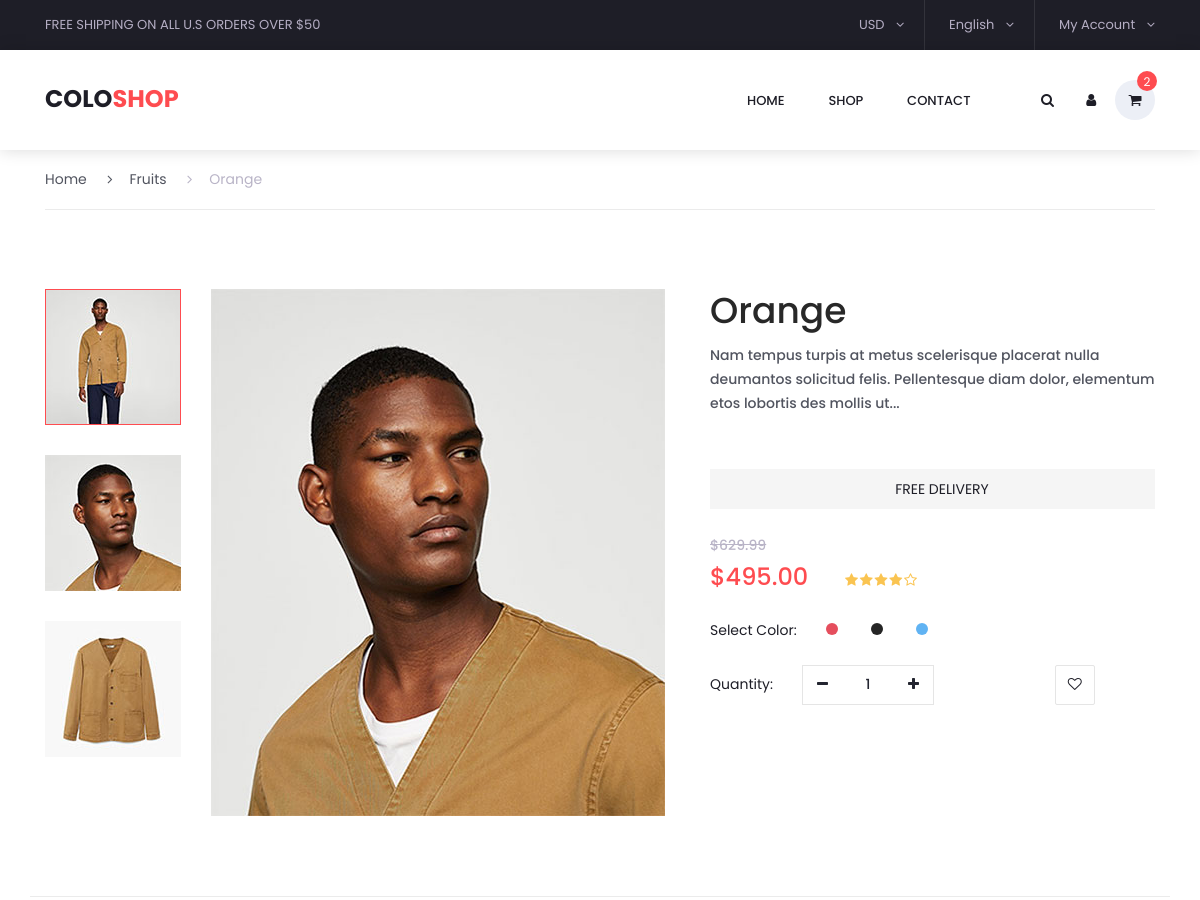
/shopsingle/1/ (upper part), run on an earlier commit of the app's database.
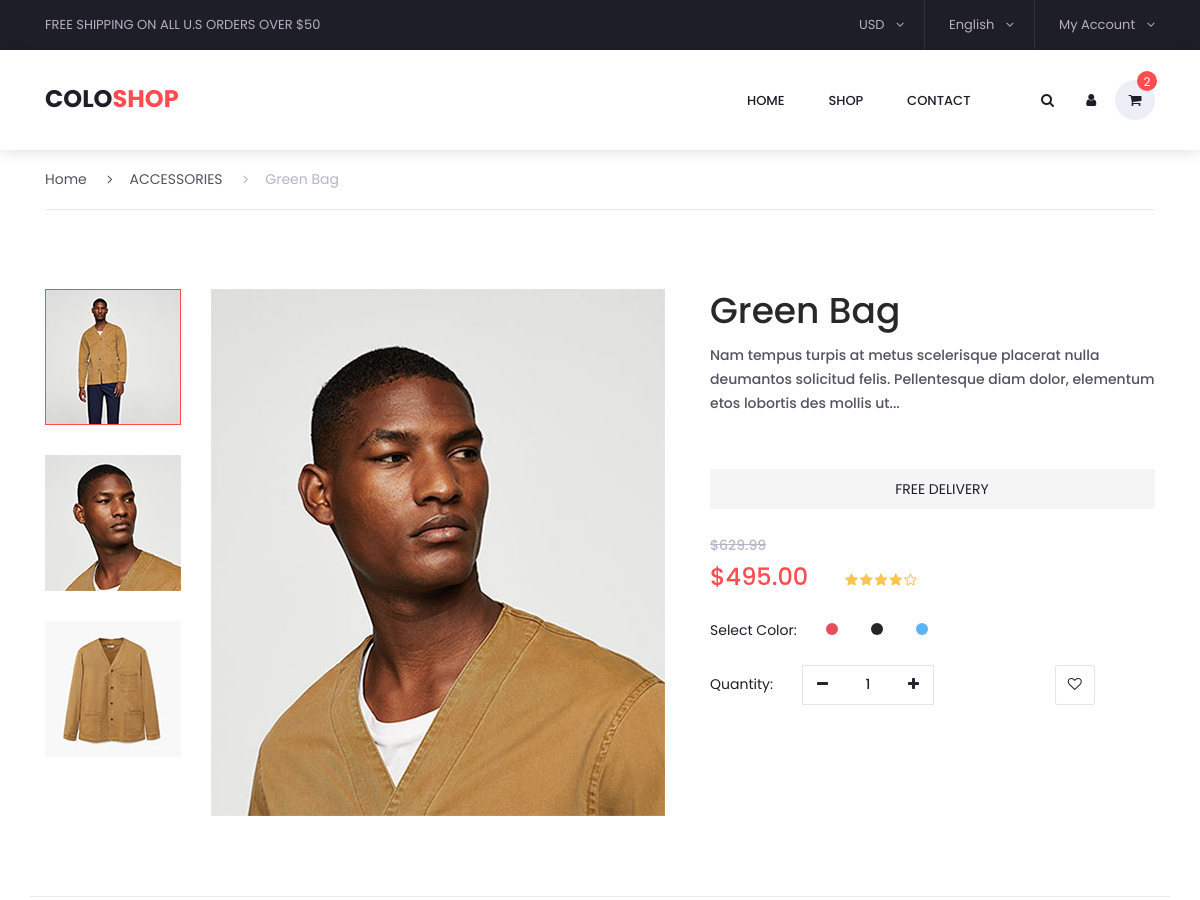
And on a later commit of the database.
### Shop/models.py (models this page shows, shortened)
class Product(models.Model):
    class Meta:
        verbose_name_plural = 'Products'
    name = models.CharField(max_length=20, blank=False)
    original_price = models.FloatField(max_length=50, blank=False)
    promotion_reduction = models.PositiveIntegerField(default=0)
    promotion_percentage = models.PositiveIntegerField(validators=[MaxValueValidator(100)],default=0)
    stock = models.PositiveIntegerField()
    size = models.CharField(max_length=10)
    image = models.ImageField(upload_to = "Products_Images")
    categories = models.ManyToManyField(Category, related_name="product_category")
    active = models.BooleanField(default=True)
    is_promotion = models.BooleanField(default=False)
    is_solde = models.BooleanField(default=False)
    created_at = models.DateTimeField(auto_now_add=True)
    deleted_at = models.BooleanField(default=False)
    updated_at = models.DateTimeField(auto_now=True)

class Category(models.Model):
    class Meta:
        verbose_name = 'Category'
        verbose_name_plural = 'Categories'
    name = models.CharField(max_length=50)
    image = models.ImageField(upload_to = "Category_Images")
    description = models.TextField()
    active = models.BooleanField(default=True)
    created_at = models.DateTimeField(auto_now_add=True)
    deleted_at = models.BooleanField(default=True)
    updated_at = models.DateTimeField(auto_now=True)
    def __str__(self) -> str:
        return self.name

### Front/views.py (the view, shortened to what this page needs)
# urls.py: path('shopsingle/<int:details>/', views.ShopSingle.as_view(), name="shopsingle"),
class ShopSingle(View):
    template_name = 'pages/single.html'
    def get(self,request, details):
        products = Product.objects.get(id=details)
        return render(request, self.template_name, locals())

### templates/pages/single.html (shortened to what this page needs)
{% extends 'base/base_shop.html' %}
{% load static %}
{% block 'content' %}
	<div class="container single_product_container">
		<div class="row">
			<div class="col">
				<div class="breadcrumbs d-flex flex-row align-items-center">
					<ul>
						<li><a href="{% url 'home' %}">Home</a></li>
						<li><a href="{% url 'home' %}"><i class="fa fa-angle-right" aria-hidden="true"></i>{{products.categories.first}}</a></li>
						<li class="active"><a href="#"><i class="fa fa-angle-right" aria-hidden="true"></i>{{products.name}}</a></li>
					</ul>
				</div>
			</div>
		</div>
		<div class="row">
			<div class="col-lg-7">
				<div class="single_product_pics">
					<div class="row">
						<div class="col-lg-3 thumbnails_col order-lg-1 order-2">
							<div class="single_product_thumbnails">
								<ul>
									<li class="active"><img src="{% static 'assets/images/single_1_thumb.jpg' %} " alt="" data-image="{% static 'assets/images/single_1.jpg' %} "></li>
									<li><img src="{% static 'assets/images/single_2_thumb.jpg' %} " alt="" data-image="{% static 'assets/images/single_2.jpg' %} "></li>
									<li><img src="{% static 'assets/images/single_3_thumb.jpg' %} " alt="" data-image="{% static 'assets/images/single_3.jpg' %} "></li>
								</ul>
							</div>
						</div>
						<div class="col-lg-9 image_col order-lg-2 order-1">
							<div class="single_product_image">
								<div class="single_product_image_background" style="background-image:url({% static 'assets/images/single_2.jpg' %} )"></div>
							</div>
						</div>
					</div>
				</div>
			</div>
			<div class="col-lg-5">
				<div class="product_details">
					<div class="product_details_title">
						<h2>{{products.name}}</h2>
						<p>Nam tempus turpis at metus scelerisque placerat nulla deumantos solicitud felis. Pellentesque diam dolor, elementum etos lobortis des mollis ut...</p>
					</div>
					<div class="free_delivery d-flex flex-row align-items-center justify-content-center">
						<span>free delivery</span>
					</div>
					<div class="original_price">$629.99</div>
					<div class="product_price">$495.00</div>
					<ul class="star_rating">
						<li><i class="fa fa-star" aria-hidden="true"></i></li>
						<li><i class="fa fa-star" aria-hidden="true"></i></li>
						<li><i class="fa fa-star" aria-hidden="true"></i></li>
						<li><i class="fa fa-star" aria-hidden="true"></i></li>
						<li><i class="fa fa-star-o" aria-hidden="true"></i></li>
					</ul>
					<div class="product_color">
						<span>Select Color:</span>
						<ul>
							<li style="background: #e54e5d"></li>
							<li style="background: #252525"></li>
							<li style="background: #60b3f3"></li>
						</ul>
					</div>
					<div class="quantity d-flex flex-column flex-sm-row align-items-sm-center">
						<span>Quantity:</span>
						<div class="quantity_selector">
							<span class="minus"><i class="fa fa-minus" aria-hidden="true"></i></span>
							<span id="quantity_value">1</span>
							<span class="plus"><i class="fa fa-plus" aria-hidden="true"></i></span>
						</div>
						<div class="product_favorite d-flex flex-column align-items-center justify-content-center"></div>
					</div>
				</div>
			</div>
		</div>
	</div>
	{% endblock 'content' %}

What changed in the data, as far as the page shows it:
changed Product: categories.first "Fruits" → "ACCESSORIES"; name "Orange" → "Green Bag"
